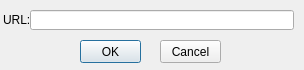
<?xml version="1.0" encoding="UTF-8"?>
<ui version="4.0">
 <class>OpenUrl</class>
 <widget class="QDialog" name="OpenUrl">
  <property name="geometry">
   <rect>
    <x>0</x>
    <y>0</y>
    <width>304</width>
    <height>70</height>
   </rect>
  </property>
  <property name="windowTitle">
   <string>Dialog</string>
  </property>
  <widget class="QLineEdit" name="lineEdit">
   <property name="geometry">
    <rect>
     <x>30</x>
     <y>10</y>
     <width>264</width>
     <height>20</height>
    </rect>
   </property>
  </widget>
  <widget class="QLabel" name="label">
   <property name="geometry">
    <rect>
     <x>3</x>
     <y>12</y>
     <width>31</width>
     <height>16</height>
    </rect>
   </property>
   <property name="text">
    <string>URL:</string>
   </property>
  </widget>
  <widget class="QPushButton" name="pushButton">
   <property name="geometry">
    <rect>
     <x>80</x>
     <y>40</y>
     <width>61</width>
     <height>23</height>
    </rect>
   </property>
   <property name="text">
    <string>OK</string>
   </property>
  </widget>
  <widget class="QPushButton" name="pushButton_2">
   <property name="geometry">
    <rect>
     <x>160</x>
     <y>40</y>
     <width>61</width>
     <height>23</height>
    </rect>
   </property>
   <property name="text">
    <string>Cancel</string>
   </property>
  </widget>
 </widget>
 <resources/>
 <connections/>
</ui>
